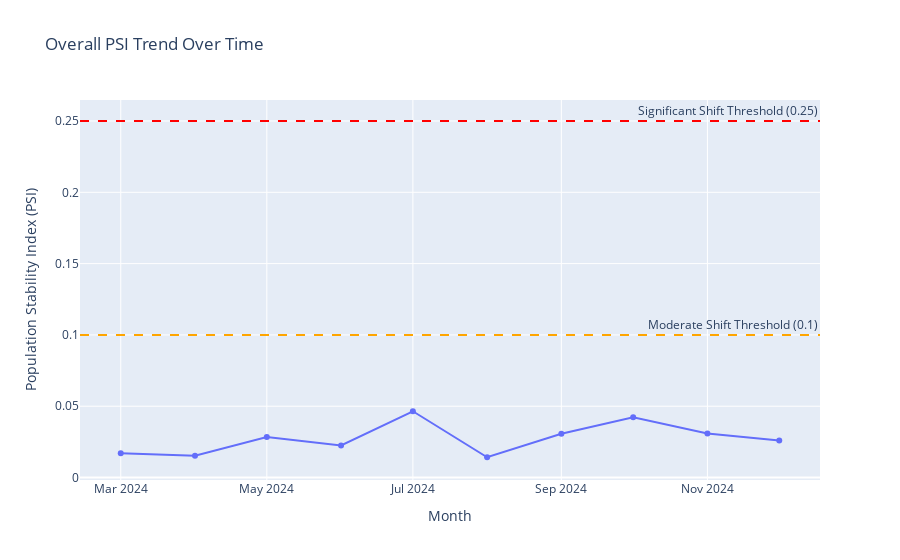

The cell this chart's notebook holds for it:
### Code cell
if not psi_df.empty:
    fig = px.line(
        psi_df, 
        x='month_dt', 
        y='overall_psi', 
        title='Overall PSI Trend Over Time',
        labels={'month_dt': 'Month', 'overall_psi': 'Overall PSI'},
        markers=True
    )

    # Add threshold lines for reference
    fig.add_hline(y=0.1, line_dash="dash", line_color="orange", annotation_text="Moderate Shift Threshold (0.1)")
    fig.add_hline(y=0.25, line_dash="dash", line_color="red", annotation_text="Significant Shift Threshold (0.25)")

    fig.update_layout(xaxis_title="Month", yaxis_title="Population Stability Index (PSI)")
    fig.show()
else:
    print("PSI DataFrame is empty. Cannot generate plot.")

### Figure 1 — Plotly figure (JSON) as saved in the notebook; plotly's stock layout.template omitted (floating-point values rounded to 4 significant figures)
{"data": [{"hovertemplate": "Month=%{x}<br>Overall PSI=%{y}<extra></extra>", "legendgroup": "", "line": {"color": "#636efa", "dash": "solid"}, "marker": {"symbol": "circle"}, "mode": "lines+markers", "name": "", "orientation": "v", "showlegend": false, "type": "scatter", "x": ["2024-03-01T00:00:00", "2024-04-01T00:00:00", "2024-05-01T00:00:00", "2024-06-01T00:00:00", "2024-07-01T00:00:00", "2024-08-01T00:00:00", "2024-09-01T00:00:00", "2024-10-01T00:00:00", "2024-11-01T00:00:00", "2024-12-01T00:00:00"], "xaxis": "x", "y": [0.01697, 0.01526, 0.02841, 0.02246, 0.04647, 0.01422, 0.03065, 0.04223, 0.03087, 0.02605], "yaxis": "y"}], "layout": {"annotations": [{"showarrow": false, "text": "Moderate Shift Threshold (0.1)", "x": 1, "xanchor": "right", "xref": "x domain", "y": 0.1, "yanchor": "bottom", "yref": "y"}, {"showarrow": false, "text": "Significant Shift Threshold (0.25)", "x": 1, "xanchor": "right", "xref": "x domain", "y": 0.25, "yanchor": "bottom", "yref": "y"}], "legend": {"tracegroupgap": 0}, "shapes": [{"line": {"color": "orange", "dash": "dash"}, "type": "line", "x0": 0, "x1": 1, "xref": "x domain", "y0": 0.1, "y1": 0.1, "yref": "y"}, {"line": {"color": "red", "dash": "dash"}, "type": "line", "x0": 0, "x1": 1, "xref": "x domain", "y0": 0.25, "y1": 0.25, "yref": "y"}], "title": {"text": "Overall PSI Trend Over Time"}, "xaxis": {"anchor": "y", "domain": [0, 1], "title": {"text": "Month"}}, "yaxis": {"anchor": "x", "domain": [0, 1], "title": {"text": "Population Stability Index (PSI)"}}}}
